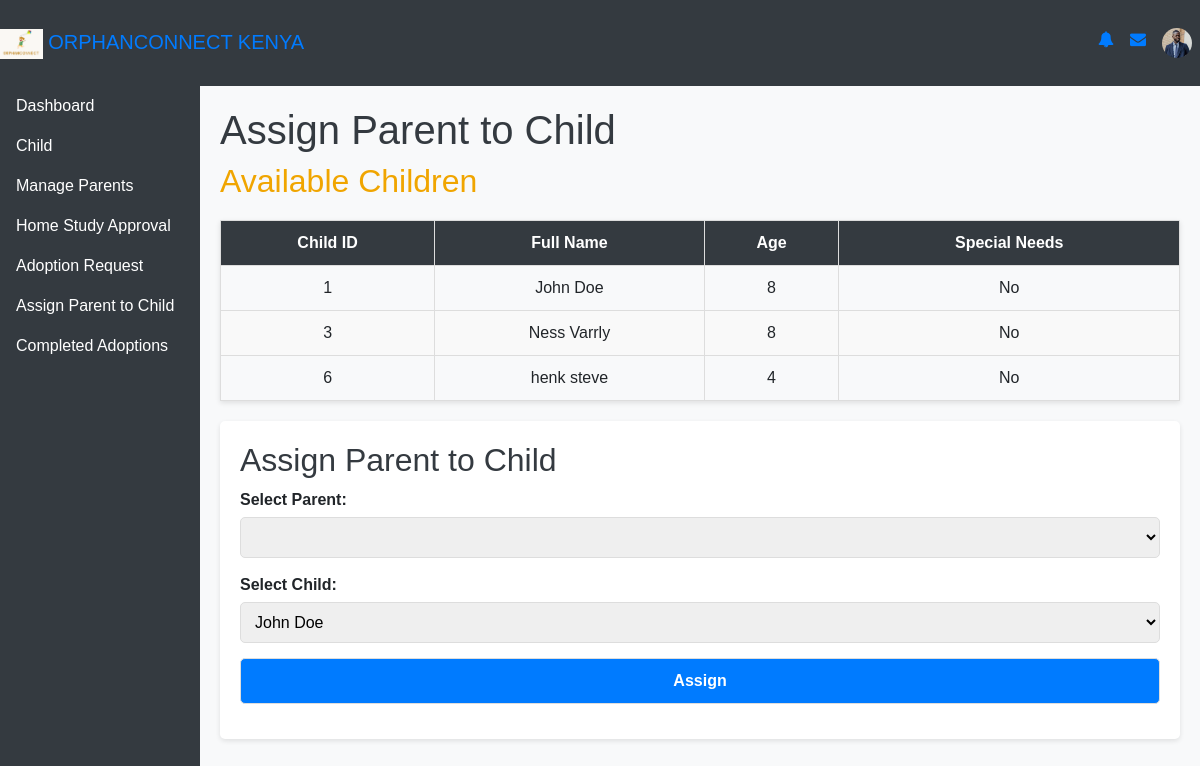
Page /assign_parent_to_child.php on the committed database.
### tables this page shows
CREATE TABLE `children` (
  `child_id` int(11) NOT NULL,
  `full_name` varchar(100) NOT NULL,
  `date_of_birth` date NOT NULL,
  `gender` enum('male','female','other') NOT NULL,
  `medical_history` text DEFAULT NULL,
  `psychological_history` text DEFAULT NULL,
  `education_level` varchar(50) DEFAULT NULL,
  `current_orphanage_id` int(11) DEFAULT NULL,
  `status` enum('available for adoption','in-process','adopted') NOT NULL,
  `blood_group` varchar(5) DEFAULT NULL,
  `image_path` varchar(255) DEFAULT NULL,
  `date_found` date DEFAULT NULL,
  `city_found` varchar(100) DEFAULT NULL,
  `disability` enum('yes','no') DEFAULT NULL,
  `allergies` enum('yes','no') DEFAULT NULL,
  `disability_description` text DEFAULT NULL,
  `notes` text DEFAULT NULL,
  `social_worker_id` int(11) DEFAULT NULL
);

### assign_parent_to_child.php (the view, shortened to what this page needs)
<?php
require_once 'connection.php';
function fetchData($query, $conn) {
    $result = $conn->query($query);
    return $result;
}
$children_query = "SELECT * FROM children WHERE status = 'available for adoption'";
$children_result = fetchData($children_query, $conn);
include "nav/header.php";
?>
<!DOCTYPE html>
<html lang="en">
<head>
</head>
<body>
    <div class="content">
        <h1>Assign Parent to Child</h1>
        <h2 style="color:#f0a500">Available Children</h2>
        <table>
            <thead>
                <tr>
                    <th>Child ID</th>
                    <th>Full Name</th>
                    <th>Age</th>
                    <th>Special Needs</th>
                </tr>
            </thead>
            <tbody>
                <?php while ($child = $children_result->fetch_assoc()): ?>
                    <tr>
                        <td><?= htmlspecialchars($child['child_id']); ?></td>
                        <td><?= htmlspecialchars($child['full_name']); ?></td>
                        <td>
                            <?php
                            $dob = new DateTime($child['date_of_birth']);
                            $now = new DateTime();
                            $age = $now->diff($dob)->y;
                            echo $age;
                            ?>
                        </td>
                        <td><?= htmlspecialchars($child['disability'] === 'yes' ? 'Yes' : 'No'); ?></td>
                    </tr>
                <?php endwhile; ?>
            </tbody>
        </table>
        <form method="POST">
            <h2>Assign Parent to Child</h2>
            <label for="parent_id">Select Parent:</label>
            <select name="parent_id" id="parent_id" required>
            </select>
            <label for="child_id">Select Child:</label>
            <select name="child_id" id="child_id" required>
                <?php
                $children_result = fetchData($children_query, $conn);
                while ($child = $children_result->fetch_assoc()): ?>
                    <option value="<?= htmlspecialchars($child['child_id']); ?>">
                        <?= htmlspecialchars($child['full_name']); ?>
                    </option>
                <?php endwhile; ?>
            </select>
            <button type="submit" name="assign">Assign</button>
        </form>
    </div>
</body>
</html>

### style.css (style rules this page uses)
* { margin: 0; padding: 0; box-sizing: border-box; }
body { display: flex; flex-direction: column; min-height: 100vh; font-family: Arial, sans-serif; }

### assign_parent_to_child.php (style rules this page uses)
body { margin: 0; font-family: Arial, sans-serif; display: flex; min-height: 100vh; background-color: #f8f9fa; }
.content { flex-grow: 1; padding: 20px; }
h1, h2 { color: #343a40; }
table { border-collapse: collapse; width: 100%; margin: 20px 0; box-shadow: 0 2px 5px rgba(0, 0, 0, 0.1); }
th, td { border: 1px solid #ddd; padding: 10px; text-align: center; }
th { background-color: #343a40; color: white; font-weight: bold; }
tr:nth-child(even) { background-color: #f9f9f9; }
form { background-color: white; padding: 20px; margin-top: 20px; border-radius: 5px; box-shadow: 0 2px 5px rgba(0, 0, 0, 0.1); }
label { font-weight: bold; display: block; margin-bottom: 5px; }
select, button { width: 100%; padding: 10px; margin-bottom: 15px; border: 1px solid #ddd; border-radius: 5px; font-size: 1rem; }
button { background-color: #007BFF; color: white; cursor: pointer; font-weight: bold; }

### rows in the picture
children: child_id "1", full_name "John Doe", disability "No"
children: child_id "3", full_name "Ness Varrly", disability "No"
children: child_id "6", full_name "henk steve", disability "No"

### other values in the picture
form field child_id "John Doe"
